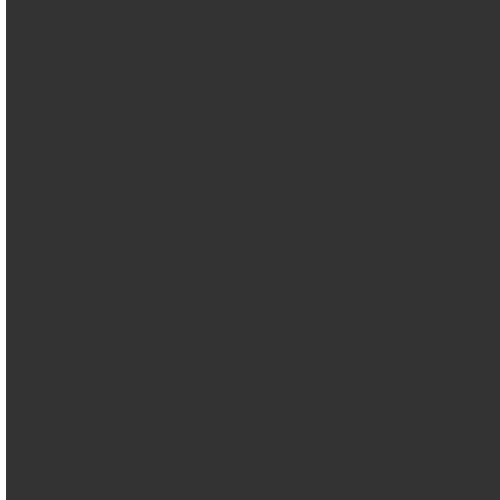
Frame 1 (no input)
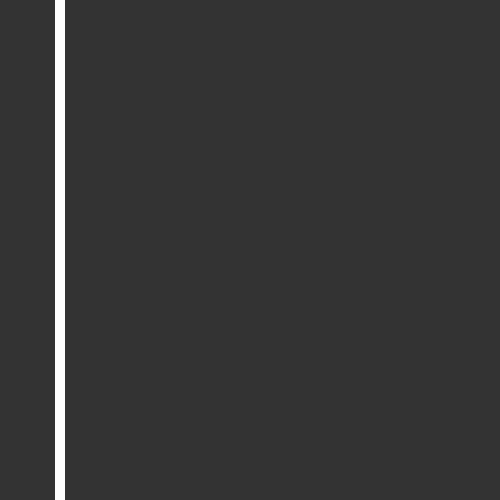
Frame 60 (no input)
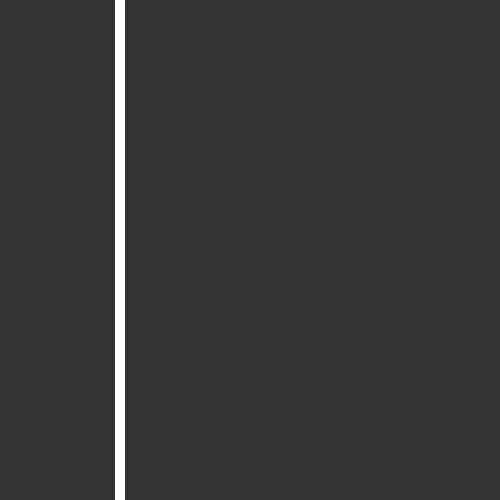
Frame 120 (the mouse pressed at the canvas centre since frame 60)

The p5.js sketch that drew these frames (run headless with seeded random() and noise() and a simulated clock; from frame 60 on, the mouse is pressed at the canvas centre):

// p5.js sketch
// ── sketch.js
var line1;
var line2;

var ellipse1;


function setup() {
  createCanvas(500,500);
  line1 = new Line(0, 0, 0, 500);


}

function draw() {
  frameRate(100);
  line(0, 0, 0, 500);
  stroke(500);
  var step = frameCount % 500;
  background(51);
  applyMatrix(10, 0, 0, 20, 0 + step, -10);
  line(0, 0, 0, 500);
}

function Line() {
}
